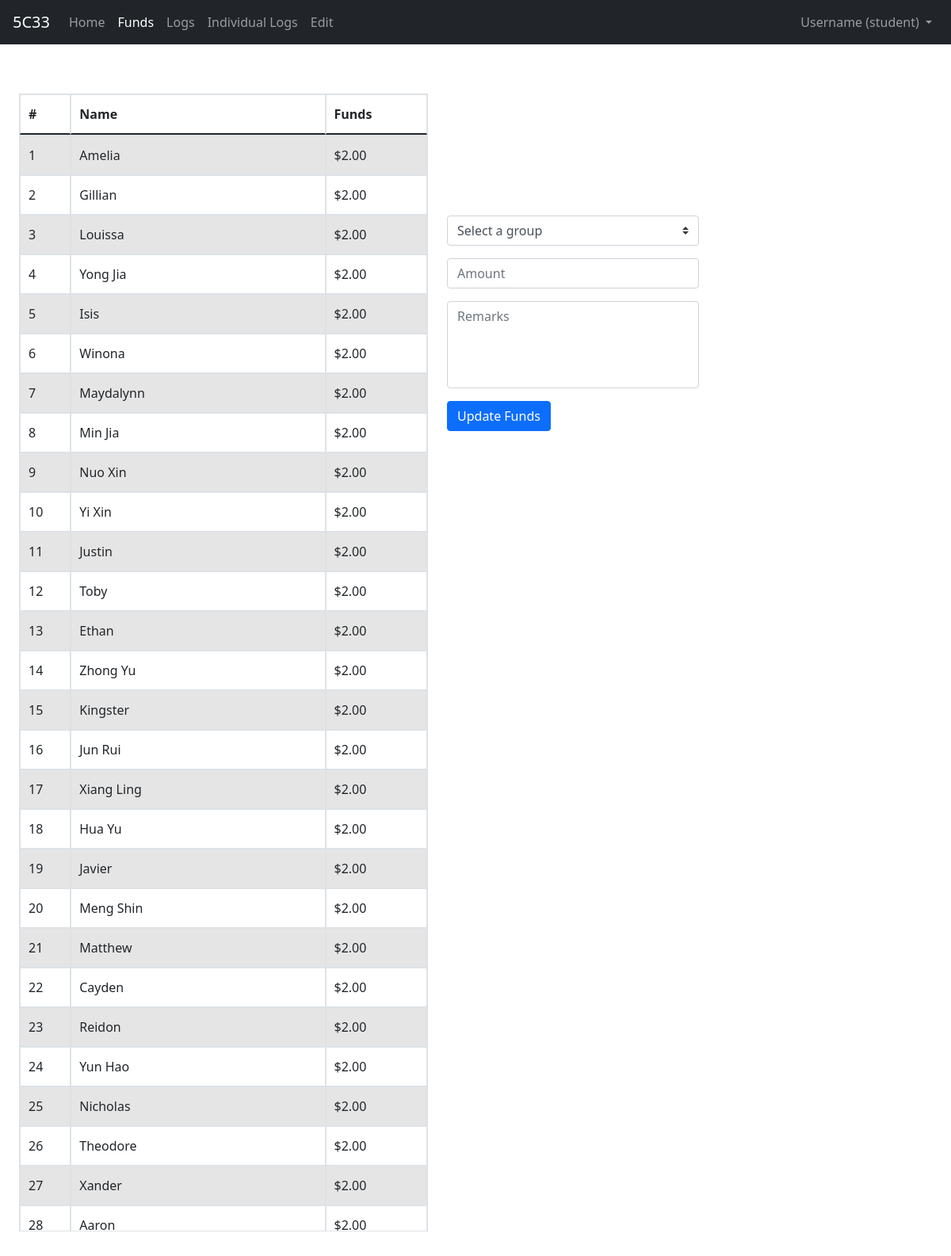
/funds, run on an earlier commit of the app's database.
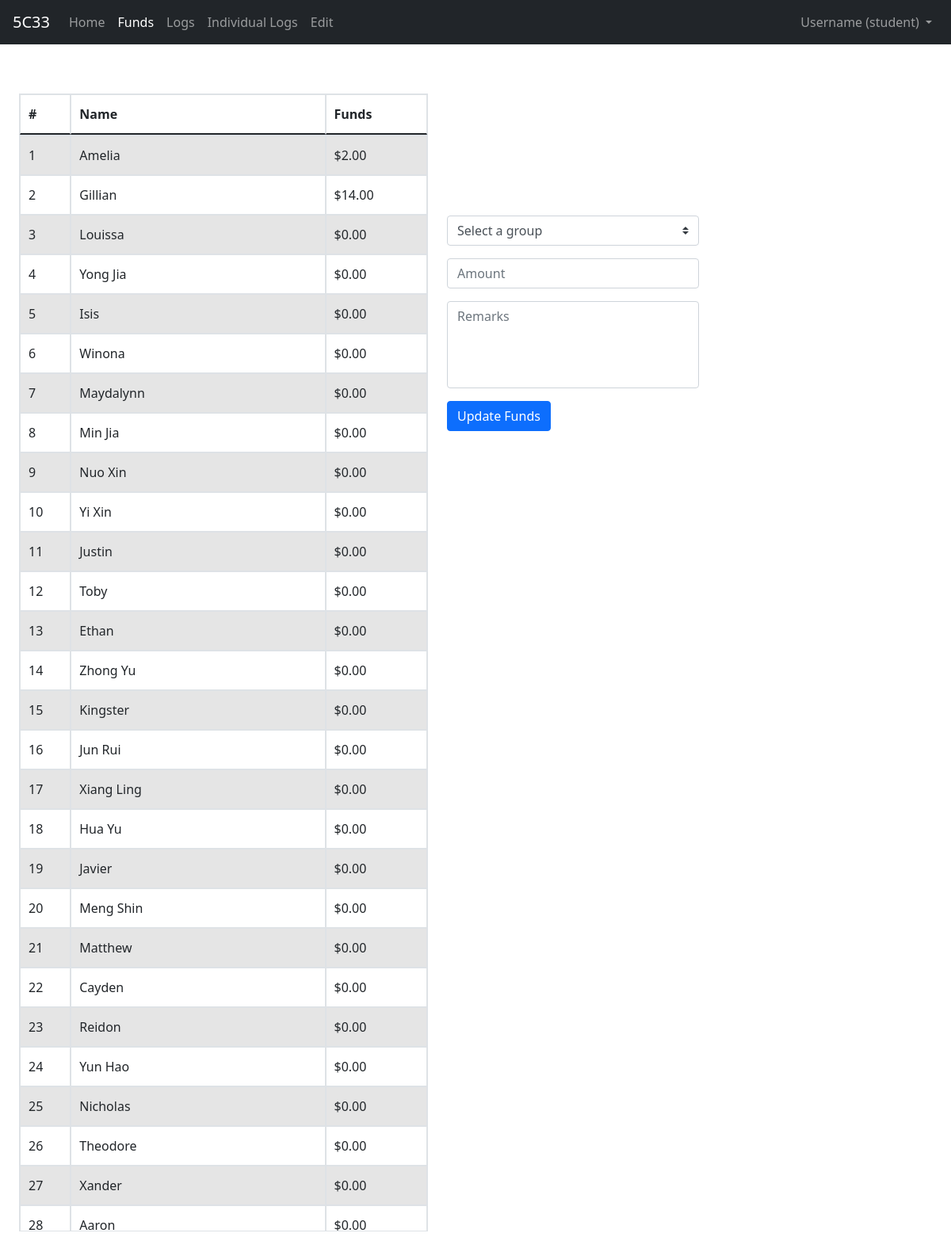
And on a later commit of the database.
### tables this page shows
CREATE TABLE class_funds (id INT, name TEXT, funds INT);

### app.py (the view, shortened to what this page needs)
@app.route("/funds", methods=["GET", "POST"])
def funds():
    selected_def = ''
    stud_def=''
    with sqlite3.connect("class_funds.db") as con:
        con.row_factory = sqlite3.Row
        cur = con.cursor()
        funds = cur.execute("SELECT * FROM class_funds").fetchall()
    return render_template("class_funds.html", funds=funds, groups=GROUPS, names=NAMES, sel_def=selected_def, stud_def=stud_def)

### templates/class_funds.html (shortened to what this page needs)
{% extends "layout.html" %}
{% block onload %}
onload="getOption()"
{% endblock %}
{% block body %}
<div id="funds_table">
    <table id="fixed_header" class="table-striped table table-bordered">
        <thead>
            <tr>
                <th>#</th>
                <th>Name</th>
                <th>Funds</th>
            </tr>
        </thead>
        <tbody>
            {% for fund in funds %}
            <tr>
                <td>{{ fund["id"] }}</td>
                <td>{{ fund["name"] }}</td>
                <td>{{ "${:.2f}".format(fund["funds"]/100) }}</td>
            </tr>
            {% endfor %}
        </tbody>
    </table>
</div>
<div class="submission">
    <form action="/funds" method="post" class="form">
        <div class="form-group d-sm-flex">
            <select name="group" id="group" class="custom-select" onchange="getOption()">
                <option disabled {{ 'selected' if sel_def == '' }} value="">Select a group</option>
            </select>
        </div>
        <div class="form-group d-sm-flex">
            <input autocomplete="off" autofocus type="text" name="amt" placeholder="Amount" class="form-control">
        </div>
        <div class="form-group">
            <textarea maxlength="100" class="form-control" name="remarks" cols="30" rows="4" style="resize: none;" placeholder="Remarks"></textarea>
        </div>
        <div class="form-group">
            <input type="submit" value="Update Funds" class="btn btn-primary">
        </div>
    </form>
</div>
{% endblock %}

### templates/layout.html (shortened to what this page needs)
<!DOCTYPE html>
<html lang="en">
    <head>
        <link rel="stylesheet" href="{{ url_for('static', filename='css/style.css') }}">
        <link rel="stylesheet" href="https://cdn.jsdelivr.net/npm/bootstrap@4.3.1/dist/css/bootstrap.min.css">
        <link href="https://cdn.jsdelivr.net/npm/bootstrap@5.0.2/dist/css/bootstrap.min.css" rel="stylesheet">
    </head>
    <body {% block onload %}{% endblock %}>
        <nav class="navbar navbar-expand-lg navbar-dark bg-dark sticky-top mb-4">
            <a class="navbar-brand" href="/">5C33</a>
            <div class="collapse navbar-collapse" id="navbarSupportedContent">
              <ul class="navbar-nav mr-auto">
                <li class="nav-item {% if url_for(request.endpoint)=='/' %}active{% endif %}">
                  <a class="nav-link" href="/">Home</a>
                </li>
                <li class="nav-item {% if url_for(request.endpoint)=='/funds' %}active{% endif %}">
                  <a class="nav-link" href="/funds">Funds</a>
                </li>
                <li class="nav-item {% if url_for(request.endpoint)=='/logs' %}active{% endif %}">
                  <a class="nav-link" href="/logs">Logs</a>
                </li>
                <li class="nav-item {% if url_for(request.endpoint)=='/indv-logs' %}active{% endif %}">
                  <a class="nav-link" href="/indv-logs">Individual Logs</a>
                </li>
                <li class="nav-item {% if url_for(request.endpoint)=='/edit' %}active{% endif %}">
                  <a class="nav-link" href="/edit">Edit</a>
                </li>
              </ul>
              <ul class="navbar-nav ml-auto">
                <li class="nav-item dropdown">
                  <a class="nav-link dropdown-toggle" href="#" id="navbarDropdownMenuLink" role="button" data-toggle="dropdown" aria-haspopup="true" aria-expanded="false">
                    Username (student)
                  </a>
                </li>
              </ul>
            </div>
          </nav>
        {% block body %}{% endblock %}
    </body>
</html>

### static/css/style.css (style rules this page uses)
body { font-family: Arial, Helvetica, sans-serif; }
.submission { float: left; padding-top: 10vh; margin-left: 2vw; }
#funds_table { float: left; width: 43vw; margin-left: 2vw; padding-top: 2vh; table-layout: auto; border-collapse: collapse; text-align: left; }
#funds_table tbody { display: block; width: 100%; overflow: overlay; height: 72vh; }
#funds_table tbody tr, #funds_table thead tr { display: grid; grid-template-columns: 0.5fr 2.5fr 1fr; }
#funds_table thead th, #funds_table tbody th, #funds_table tbody td { padding: 12px 15px 12px 10px; }

What changed in the data, as far as the page shows it:
changed class_funds "Gillian": fund['funds']/100 "$2.00" → "$14.00"
changed class_funds "Louissa": fund['funds']/100 "$2.00" → "$0.00"
changed class_funds "Yong Jia": fund['funds']/100 "$2.00" → "$0.00"
changed class_funds "Isis": fund['funds']/100 "$2.00" → "$0.00"
changed class_funds "Winona": fund['funds']/100 "$2.00" → "$0.00"
changed class_funds "Maydalynn": fund['funds']/100 "$2.00" → "$0.00"
changed class_funds "Min Jia": fund['funds']/100 "$2.00" → "$0.00"
changed class_funds "Nuo Xin": fund['funds']/100 "$2.00" → "$0.00"
changed class_funds "Yi Xin": fund['funds']/100 "$2.00" → "$0.00"
changed class_funds "Justin": fund['funds']/100 "$2.00" → "$0.00"
changed class_funds "Toby": fund['funds']/100 "$2.00" → "$0.00"
changed class_funds "Ethan": fund['funds']/100 "$2.00" → "$0.00"
changed class_funds "Zhong Yu": fund['funds']/100 "$2.00" → "$0.00"
changed class_funds "Kingster": fund['funds']/100 "$2.00" → "$0.00"
changed class_funds "Jun Rui": fund['funds']/100 "$2.00" → "$0.00"
changed class_funds "Xiang Ling": fund['funds']/100 "$2.00" → "$0.00"
changed class_funds "Hua Yu": fund['funds']/100 "$2.00" → "$0.00"
changed class_funds "Javier": fund['funds']/100 "$2.00" → "$0.00"
changed class_funds "Meng Shin": fund['funds']/100 "$2.00" → "$0.00"
changed class_funds "Matthew": fund['funds']/100 "$2.00" → "$0.00"
changed class_funds "Cayden": fund['funds']/100 "$2.00" → "$0.00"
changed class_funds "Reidon": fund['funds']/100 "$2.00" → "$0.00"
changed class_funds "Yun Hao": fund['funds']/100 "$2.00" → "$0.00"
changed class_funds "Nicholas": fund['funds']/100 "$2.00" → "$0.00"
changed class_funds "Theodore": fund['funds']/100 "$2.00" → "$0.00"
changed class_funds "Xander": fund['funds']/100 "$2.00" → "$0.00"
changed class_funds "Aaron": fund['funds']/100 "$2.00" → "$0.00"
